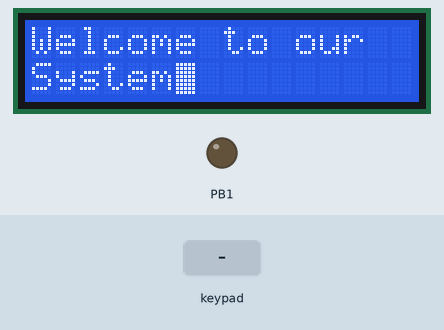
A program run on a simulated ATmega32, built with avr-gcc and emulated at 8 MHz. On the bench: 16×2 character LCD, output pins drawn as LEDs (lit = HIGH). Wiring (inferred from the names in the program): 4×4 keypad with keys 7 8 9 A 4 5 6 B 1 2 3 C E 0 F D: rows PD0, PD1, PD2, PD3; columns PD4, PD5, PD6, PD7; character LCD (HD44780): RS PB0; E PB2; data PA0, PA1, PA2, PA3, PA4, PA5, PA6, PA7. Inputs (shaded band) come from the test bench. EEPROM starts erased; pins used as bus, display or sensor lines are not drawn.

Above: at 1.2 s.
1.3 s: keypad keys 1 2 3 4 A pressed 0.4 s apart
At 5.3 s:
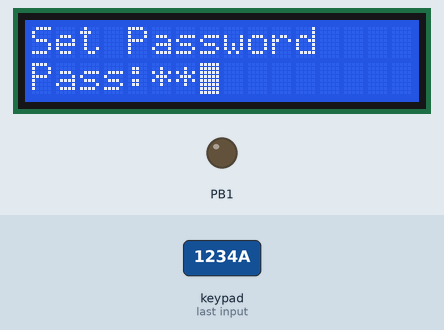
5.7 s: key 'A' pressed
At 6.5 s:
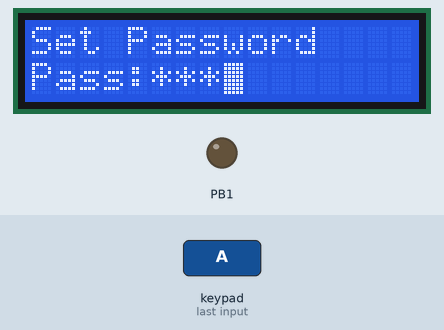
7.5 s: keypad keys 1 2 3 4 D pressed 0.4 s apart
At 11.0 s:
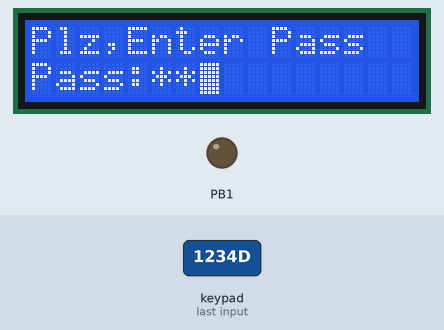
11.3 s: key 'B' pressed
At 12.1 s:
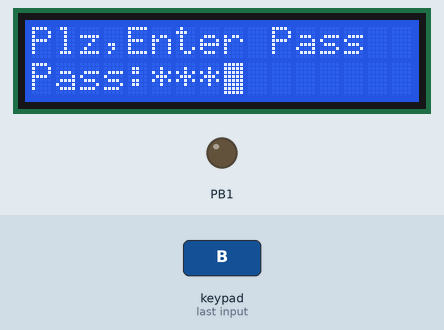
13.1 s: key 'C' pressed
At 15.0 s:
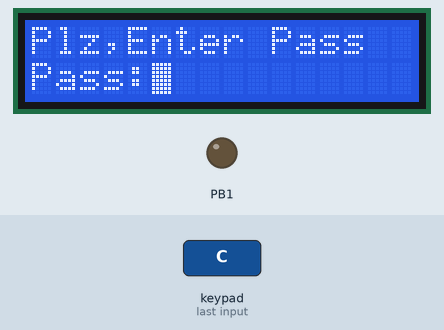
16.1 s: keypad keys 1 3 9 7 A pressed 0.4 s apart
At 19.8 s:
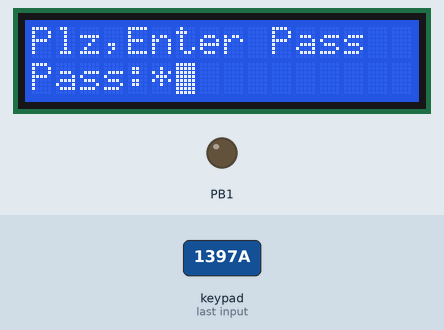
Timing chart, 0 to 21.3 s (numbered marks = the images above; inputs shaded):
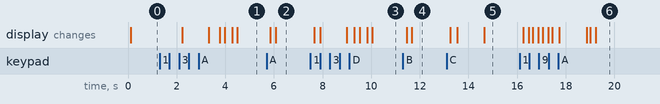

The program:

main.c
```c
/*
 * main.c
 *
 *  Created on: Aug 12, 2021
 *      Author: ibrahim
 */
#include "../LIB/STD_TYPES/STD_TYPES.h"
#include  "../LIB/BIT_MATH/BIT_MATH.h"

#include "../MCAL/DIO/GPIO_interface.h"
#include "../MCAL/EEPROM/EEPROM_interface.h"
#include "../MCAL/SPI/SPI_interface.h"
#include "../HAL/LCD/CLCD_interface.h"
#include "../HAL/KeyPad/KEYPAD_interface.h"
#include "util/delay.h"

#include "Application.h"


int main(void)
{
	u8 FirstTimeLogin = 0;
	u8 Pressed_Key = 0;
	u8 FirstDigPlace = 6;
	u8 LoopIterator = 0;
	u8 EnteredPassword[PASS_SIZE];
	u8 ReadEEPROMPassword[PASS_SIZE];
	s8 NumberOfTries = MAX_TRIES;
	u8 Local_u8Check = 0;
	u8 Local_u8LoginFinished = 0;

	CLCD_voidInit(); // initialize the LCD
	KEYPAD_voidInit(); // initialize the LCD

	/* Set the Password for First Time */
	EEPROM_voidReadByte(FIRST_RUN_FLAG_ADDRESS,&FirstTimeLogin);

	SPI_MasterConfigs_t MASTER ;
	MASTER.Mode = SPI_MASTER;
	MASTER.Spi_Interrupt = SPI_DISABLE_INTERRUPT;
	MASTER.Spi_ClockPhase = SPI_LEADING_SETUP;
	MASTER.Spi_ClockPolarity = SPI_LEADING_FALLING;
	MASTER.Spi_DataOrder = SPI_MSB_FIRST;
	MASTER.Spi_Speed = FCLK_16;
	MASTER.Spi_State = SPI_ENABLE;
	SPI_u8SetMasterConfigs(&MASTER);

	while(FirstTimeLogin == 0xFF)
	{
		/* LCD_Messages */
		CLCD_voidSendString((u8*)"Welcome to our");
		CLCD_voidGoToX_Y(CLCD_ROW2, CLCD_COL1);
		CLCD_voidSendString((u8*)"System");
		_delay_ms(2000);
		CLCD_voidClearScreen();
		CLCD_voidGoToX_Y(CLCD_ROW1, CLCD_COL1);
		CLCD_voidSendString((u8*)"Login for first");
		CLCD_voidGoToX_Y(CLCD_ROW2, CLCD_COL1);
		CLCD_voidSendString((u8*)"Time");
		_delay_ms(1000);
		CLCD_voidClearScreen();
		CLCD_voidGoToX_Y(CLCD_ROW1, CLCD_COL1);
		CLCD_voidSendString((u8*)"Set Password");
		CLCD_voidGoToX_Y(CLCD_ROW2, CLCD_COL1);
		CLCD_voidSendString((u8*)"Pass:");
		for(LoopIterator = 0; LoopIterator < PASS_SIZE; LoopIterator++)
		{
			do
			{
				Pressed_Key = KEYPAD_voidGetPressedButton();
			}while(Pressed_Key == NOT_PRESSED);

			CLCD_voidGoToX_Y(CLCD_ROW2, FirstDigPlace);
			CLCD_voidSendCharacter(Pressed_Key);
			EnteredPassword[LoopIterator] = Pressed_Key;
			_delay_ms(200);
			CLCD_voidGoToX_Y(CLCD_ROW2, FirstDigPlace);
			CLCD_voidSendCharacter('*');
			FirstDigPlace++ ;
		}
		EEPROM_voidWriteBlock(PASSWORD_BASE_ADDRESS, PASS_SIZE, EnteredPassword);
		EEPROM_voidWriteByte(FIRST_RUN_FLAG_ADDRESS, 0);
		CLCD_voidClearScreen();
		CLCD_voidSendString((u8*)"Password Saved");
		_delay_ms(1000);
		CLCD_voidClearScreen();
		EEPROM_voidReadByte(FIRST_RUN_FLAG_ADDRESS,&FirstTimeLogin);
		FirstDigPlace = 6;
		Pressed_Key =NOT_PRESSED;
	}

	while(1)
	{

		while( (NumberOfTries>0 ) && (Local_u8LoginFinished == 0 ) ){
			CLCD_voidGoToX_Y(CLCD_ROW1, CLCD_COL1);
			CLCD_voidSendString((u8*)"Plz,Enter Pass");
			CLCD_voidGoToX_Y(CLCD_ROW2, CLCD_COL1);
			CLCD_voidSendString((u8*)"Pass:");
			for(LoopIterator = 0; LoopIterator < PASS_SIZE; LoopIterator++)
			{
				do
				{
					Pressed_Key = KEYPAD_voidGetPressedButton();
				}while(Pressed_Key == NOT_PRESSED);
				CLCD_voidGoToX_Y(CLCD_ROW2, FirstDigPlace);
				CLCD_voidSendCharacter(Pressed_Key);
				_delay_ms(200);
				CLCD_voidGoToX_Y(CLCD_ROW2, FirstDigPlace);
				CLCD_voidSendCharacter('*');
				EnteredPassword[LoopIterator] = Pressed_Key;
				Pressed_Key = NOT_PRESSED;
				FirstDigPlace++;
			}
			/* Read Password from EEPROM and Compare With the Entered Password */

			EEPROM_voidReadBlock(PASSWORD_BASE_ADDRESS,PASS_SIZE, ReadEEPROMPassword );
			Local_u8Check = ComparePass(EnteredPassword, ReadEEPROMPassword, PASS_SIZE);
			if(Local_u8Check==1)
			{
				CLCD_voidClearScreen();
				CLCD_voidGoToX_Y(CLCD_ROW1, CLCD_COL1);
				CLCD_voidSendString((u8*)"Welcome..");
				Local_u8LoginFinished = 1;
				break;
			}
			else{
				CLCD_voidClearScreen();
				CLCD_voidGoToX_Y(CLCD_ROW1, CLCD_COL1);
				CLCD_voidSendString((u8*)"Wrong PassWord..");
				CLCD_voidGoToX_Y(CLCD_ROW2, CLCD_COL1);
				CLCD_voidSendString((u8*)"Try again ");
				_delay_ms(1000);
				CLCD_voidClearScreen();
				Local_u8LoginFinished = 0;
				NumberOfTries -=1;
				FirstDigPlace = 6;
			}
		}

		if(Local_u8LoginFinished == 1)
		{
			/* Open the Door */
			SPI_u8TransmitReceive(OPEN_DOOR);
			do
			{
				Pressed_Key = KEYPAD_voidGetPressedButton();

			}while(Pressed_Key == NOT_PRESSED || Pressed_Key!= 'C');
			SPI_u8TransmitReceive(CLOSE_DOOR);
		}
		else
		{
			CLCD_voidClearScreen();
			CLCD_voidGoToX_Y(CLCD_ROW1 , CLCD_COL1);
			CLCD_voidSendString((u8*)"No more tries");
			CLCD_voidGoToX_Y(CLCD_ROW2 , CLCD_COL1);
			CLCD_voidSendString((u8*)"wait 20 sec");
			_delay_ms(20000);
			Local_u8LoginFinished = 0;
			NumberOfTries = MAX_TRIES;
		}

	}

	return 0;
}
```

Application.c
```c
/*
 * Application.c
 *
 *  Created on: Aug 30, 2021
 *      Author: ibrahim
 */


#include "../LIB/STD_TYPES/STD_TYPES.h"
#include "../LIB/BIT_MATH/BIT_MATH.h"

u8 ComparePass(u8 * Copy_ptrArray1, u8 * Copy_ptrArray2 , u8 Copy_u8ArraySize)
{
	u8 Local_u8CheckResult = 1;
	u8 Local_u8LoopIterator = 0;
	for(Local_u8LoopIterator = 0; Local_u8LoopIterator < Copy_u8ArraySize; Local_u8LoopIterator++)
	{
		if( Copy_ptrArray1[Local_u8LoopIterator] != Copy_ptrArray2[Local_u8LoopIterator])
		{
			Local_u8CheckResult = 0;
			break;
		}
		else
		{
			continue;
		}
	}
	return Local_u8CheckResult;
}
```

Application.h
```c
/*
 * Application.h
 *
 *  Created on: Aug 30, 2021
 *      Author: ibrahim
 */

#ifndef APPLICATION_APPLICATION_H_
#define APPLICATION_APPLICATION_H_

#define MOTOR_1		GPIOC , PIN1
#define MOTOR_2		GPIOC , PIN2

#define NOT_PRESSED 		0
#define PASS_SIZE			4
#define OPEN_DOOR			1
#define CLOSE_DOOR			0
#define MAX_TRIES			3
#define PASSWORD_BASE_ADDRESS		 0x00
#define FIRST_RUN_FLAG_ADDRESS		(0x05)

u8 ComparePass(u8 * Copy_ptrArray1, u8 * Copy_ptrArray2 , u8 Copy_u8ArraySize);

#endif /* APPLICATION_APPLICATION_H_ */
```

KEYPAD_config.h
```c
/*
 * KEYPAD_config.h
 *
 *  Created on: Jun 27, 2021
 *      Author: ibrahim
 */

#ifndef HAL_KEYPAD_KEYPAD_CONFIG_H_
#define HAL_KEYPAD_KEYPAD_CONFIG_H_


#define KPAD_ROW_START		PIN0
#define KPAD_ROW_END		PIN3

#define KPAD_COL_START		PIN4
#define KPAD_COL_END		PIN7

/*
 * Example :
 * #define KPAD_ROW0   PIN0
 * */
/*
 * KPAD_ROW_PORT Options :
 * 	GPIOA
 * 	GPIOB,
 * 	GPIOC,
 * 	GPIOD
 * 	*/
#define KPAD_ROW_PORT	GPIOD
#define KPAD_ROW0 	 	PIN0
#define KPAD_ROW1	 	PIN1
#define KPAD_ROW2	 	PIN2
#define KPAD_ROW3	 	PIN3

/*
 * Example :
 * #define KPAD_ROW0   PIN0
 * */
/*
 * KPAD_ROW_PORT Options :
 * 	GPIOA
 * 	GPIOB,
 * 	GPIOC,
 * 	GPIOD
 * 	*/
#define KPAD_COL_PORT	GPIOD
#define KPAD_COL0	 	PIN4
#define KPAD_COL1	 	PIN5
#define KPAD_COL2	 	PIN6
#define KPAD_COL3	 	PIN7

u8 KEYPAD_Map[4][4]= {	/*Col0  Col1	Col2	Col3*/
		{'7',	'8', 	'9', 	'A'}, /*Row0*/
		{'4', 	'5', 	'6', 	'B'}, /*Row1*/
		{'1', 	'2', 	'3', 	'C'}, /*Row2*/
		{'E', 	'0', 	'C', 	'D'}  /*Row3*/
};


#endif /* HAL_KEYPAD_KEYPAD_CONFIG_H_ */
```

CLCD_config.h
```c
/********************************************************************************************/
/* Author 		: Ibrahim Saber 												 			*/
/* Date 		: 9/11/2020 														 		*/
/* Version 		: V00 																		*/
/* SWC			: LCD 2*16															 		*/
/********************************************************************************************/

#ifndef HAL_CLCD_CONFIG_H_
#define HAL_CLCD_CONFIG_H_

/* Options :
 * 			GPIOA
 * 			GPIOB
 * 			GPIOC
 * 			GPIOD
 * 							 */
#define CLCD_DATA_PORT		GPIOA

/* Example
 * define CLCD_RS 			GPIOB, PIN7 */

#define CLCD_RS 			GPIOB, PIN0
#define CLCD_RW				GPIOB, PIN1
#define CLCD_EN				GPIOB, PIN2


#endif /* HAL_CLCD_CONFIG_H_ */
```

KEYPAD_interface.h
```c
/*
 * KEYPAD_interface.h
 *
 *  Created on: Jun 28, 2021
 *      Author: ibrahim
 */

#ifndef HAL_KEYPAD_KEYPAD_INTERFACE_H_
#define HAL_KEYPAD_KEYPAD_INTERFACE_H_

void KEYPAD_voidInit(void);

u8 KEYPAD_voidGetPressedButton(void);

#endif /* HAL_KEYPAD_KEYPAD_INTERFACE_H_ */
```

KEYPAD_program.c
```c
/*
 * KEYPAD_program.c
 *
 *  Created on: Jun 27, 2021
 *      Author: ibrahim
 */
#include "../../LIB/STD_TYPES/STD_TYPES.h"
#include "../../LIB/BIT_MAth/BIT_MATH.h"
#include "../../MCAL/DIO/GPIO_interface.h"

#include "KEYPAD_interface.h"
#include "KEYPAD_config.h"
#include "KEYPAD_private.h"
#include "util/delay.h"


void KEYPAD_voidInit(void)
{
	/* Set the Directions of Rows as Input */
	GPIO_voidSetPinDir(KPAD_ROW_PORT,KPAD_ROW0, INPUT);
	GPIO_voidSetPinDir(KPAD_ROW_PORT,KPAD_ROW1, INPUT);
	GPIO_voidSetPinDir(KPAD_ROW_PORT,KPAD_ROW2, INPUT);
	GPIO_voidSetPinDir(KPAD_ROW_PORT,KPAD_ROW3, INPUT);
	/* Configure the Pins of ROWS PULL UP */
	GPIO_voidSetPinVal(KPAD_ROW_PORT,KPAD_ROW0, HIGH );
	GPIO_voidSetPinVal(KPAD_ROW_PORT,KPAD_ROW1, HIGH );
	GPIO_voidSetPinVal(KPAD_ROW_PORT,KPAD_ROW2, HIGH );
	GPIO_voidSetPinVal(KPAD_ROW_PORT,KPAD_ROW3, HIGH );
	/* Set the Columns Pins as PUTPUT PINS */
	GPIO_voidSetPinDir(KPAD_COL_PORT,KPAD_COL0, OUTPUT);
	GPIO_voidSetPinDir(KPAD_COL_PORT,KPAD_COL1, OUTPUT);
	GPIO_voidSetPinDir(KPAD_COL_PORT,KPAD_COL2, OUTPUT);
	GPIO_voidSetPinDir(KPAD_COL_PORT,KPAD_COL3, OUTPUT);

	GPIO_voidSetPinVal(KPAD_COL_PORT,KPAD_COL0, HIGH );
	GPIO_voidSetPinVal(KPAD_COL_PORT,KPAD_COL1, HIGH );
	GPIO_voidSetPinVal(KPAD_COL_PORT,KPAD_COL2, HIGH );
	GPIO_voidSetPinVal(KPAD_COL_PORT,KPAD_COL3, HIGH );

}

u8 KEYPAD_voidGetPressedButton(void)
{
	u8 Loc_ColIterator = 0;
	u8 Loc_RowIterator = 0;
	u8 Loc_PressedValue = 0;
	u8 Loc_ReturnData = 0;
	for(Loc_ColIterator = (0+KPAD_COL_START); Loc_ColIterator<=KPAD_COL_END ; Loc_ColIterator++)
	{
		GPIO_voidSetPinVal(KPAD_COL_PORT, Loc_ColIterator, LOW);

		for(Loc_RowIterator = (0+KPAD_ROW_START); Loc_RowIterator<=KPAD_ROW_END ; Loc_RowIterator++)
		{
			Loc_PressedValue = GPIO_u8ReadPin( KPAD_ROW_PORT, Loc_RowIterator);
			if (Loc_PressedValue == 0)
			{
				_delay_ms(50);
				Loc_PressedValue = GPIO_u8ReadPin( KPAD_ROW_PORT,Loc_RowIterator);
				if (Loc_PressedValue == 0)
				{
					Loc_ReturnData=KEYPAD_Map[Loc_RowIterator - KPAD_ROW_START][Loc_ColIterator - KPAD_COL_START];
				}
				Loc_PressedValue = GPIO_u8ReadPin( KPAD_ROW_PORT,Loc_RowIterator);
				while(Loc_PressedValue == 0)
				{
					Loc_PressedValue = GPIO_u8ReadPin( KPAD_ROW_PORT,Loc_RowIterator);
				}
				break;
			}
		}
		GPIO_voidSetPinVal(KPAD_COL_PORT, Loc_ColIterator,HIGH);
	}
	return Loc_ReturnData;

}
```

CLCD_interface.h
```c
/********************************************************************************************/
/* Author 		: Ibrahim Saber 												 			*/
/* Date 		: 9/11/2020 														 		*/
/* Version 		: V00 																		*/
/* SWC			: LCD 2*16															 		*/
/********************************************************************************************/

#ifndef HAL_CLCD_INTERFACE_H_
#define HAL_CLCD_INTERFACE_H_

void CLCD_voidInit(void);

void CLCD_voidSendCommand	( 	u8 Copy_u8Command			);
void CLCD_voidSendCharacter	( 	u8 Copy_u8Char				);
void CLCD_voidSendString	( 	u8 * Copy_ptrString			);
void CLCD_voidSendNumber	( 	u64 Copy_u64Number			);
void CLCD_voidGoToX_Y		( 	u8 Copy_u8Row ,u8 Copy_u8Col 	);
void CLCD_voidDrwaExxtraChar(	u8 Copy_u8Row ,u8 Copy_u8Col , u8 *Copy_u8ArrayChars);
void CLCD_voidClearScreen(void);

#define CLCD_EIGHT_BIT_TWO_LINE_5_8		0b00111100
#define CLCD_EIGHT_BIT_TWO_LINE_5_7		0b00111000
#define CLCD_FOUR_BIT_ONE_LINE_5_8		0b00110100
#define CLCD_FOUR_BIT_ONE_LINE_5_7		0b00110000
#define CLCD_DISPLAY_ON_CURSOR_ON		0b00001111
#define CLCD_DISPLAY_ON_CURSOR_OFF		0b00001100
#define CLCD_DISPLAY_OFF				0b00001000
#define CLCD_DISPLAY_CLEAR				0b00000001
#define CLCD_SHIFT_DISABEL				0b00000110
#define CLCD_SHIFT_LEFT					0b00000111
#define CLCD_SHIFT_RIGHT				0b00000101
#define CLCD_SET_DDRAM_ADDRESS			0x80
#define CLCD_SET_CGRAM_ADDRESS			0x40

#define CLCD_ROW1			1
#define CLCD_ROW2			2
#define CLCD_COL1           1
#define CLCD_COL2           2
#define CLCD_COL3           3
#define CLCD_COL4           4
#define CLCD_COL5           5
#define CLCD_COL6           6
#define CLCD_COL7           7
#define CLCD_COL8           8
#define CLCD_COL9           9
#define CLCD_COL10          10
#define CLCD_COL11          11
#define CLCD_COL12          12
#define CLCD_COL13          13
#define CLCD_COL14          14
#define CLCD_COL15          15
#define CLCD_COL16		    16

#endif /* HAL_CLCD_INTERFACE_H_ */
```

CLCD_program.c
```c
/********************************************************************************************/
/* Author 		: Ibrahim Saber 												 			*/
/* Date 		: 9/11/2020 														 		*/
/* Version 		: V00 																		*/
/* SWC			: LCD 2*16															 		*/
/********************************************************************************************/
#include "../../LIB/STD_TYPES/STD_TYPES.h"
#include "../../LIB/BIT_MATH/BIT_MATH.h"

#include "../../MCAL/DIO/GPIO_interface.h"

#include "CLCD_interface.h"
#include "CLCD_config.h"
#include "CLCD_private.h"
#include "util/delay.h"


void CLCD_voidInit(void)
{
	GPIO_voidSetPortDir	(	CLCD_DATA_PORT	, 	0xFF	);
	GPIO_voidSetPinDir	(	CLCD_RW			,	OUTPUT	);
	GPIO_voidSetPinDir	(	CLCD_EN			,	OUTPUT	);
	GPIO_voidSetPinDir	(	CLCD_RS			,	OUTPUT	);
	_delay_ms(50);
	CLCD_voidSendCommand	( CLCD_EIGHT_BIT_TWO_LINE_5_8 );
	_delay_ms(1);
	CLCD_voidSendCommand	( CLCD_DISPLAY_ON_CURSOR_ON   );
	_delay_ms(1);
	CLCD_voidSendCommand	( CLCD_DISPLAY_CLEAR          );
	_delay_ms(2);
	CLCD_voidSendCommand	( CLCD_SHIFT_DISABEL          );

}

void CLCD_voidSendCommand	( u8 Copy_u8Command		)
{
	/*
	 * Send Command --> Write '0' to the RS Pin of LCD
	 * Writing to the LCD --> Write '0' to  RW Pin of the LCD
	 *   */
	GPIO_voidSetPortVal	(	CLCD_DATA_PORT	, Copy_u8Command	);
	GPIO_voidSetPinVal	(	CLCD_RS			, LOW				);
	GPIO_voidSetPinVal	(	CLCD_RW			, LOW				);

	/*Send Trigger to EN Pin*/
	CLCD_voidSendEnableTrigger();
}
void CLCD_voidSendCharacter	( u8 Copy_u8Char		)
{
	/*
	 * Send Data --> Write '1' to the RS Pin of LCD
	 * Writing to the LCD --> Write '0' to  RW Pin of the LCD
	 *  */
	GPIO_voidSetPortVal ( 	CLCD_DATA_PORT	, Copy_u8Char	);
	GPIO_voidSetPinVal 	( 	CLCD_RS       	, HIGH			);
	GPIO_voidSetPinVal 	( 	CLCD_RW			, LOW			);
	/*Send Trigger to EN Pin*/
	CLCD_voidSendEnableTrigger();
}
void CLCD_voidSendString	( u8 * Copy_ptrString	)
{
	u8 LOC_u8CharCounter = 0;
	while( Copy_ptrString[LOC_u8CharCounter] != '\0')
	{
		CLCD_voidSendCharacter(Copy_ptrString[LOC_u8CharCounter++]);
	}
}
void CLCD_voidSendNumber	( u64 Copy_u64Number	)
{
	u64 LOC_u64Reversed = 1;
	if(Copy_u64Number == 0)
	{
		CLCD_voidSendCharacter('0');
	}
	else
	{

		while(Copy_u64Number != 0)
		{
			LOC_u64Reversed = (LOC_u64Reversed*10) + (Copy_u64Number%10);
			Copy_u64Number/=10;
		}
		while(LOC_u64Reversed != 1)
		{
			CLCD_voidSendCharacter( ( LOC_u64Reversed%10) + 48 );
			LOC_u64Reversed/=10;
		}
	}
}

static void CLCD_voidSendEnableTrigger(void)
{
	GPIO_voidSetPinVal(CLCD_EN, HIGH);
	_delay_ms(1);
	GPIO_voidSetPinVal(CLCD_EN, LOW);
	_delay_ms(1);
}
void CLCD_voidGoToX_Y		( 	u8 Copy_u8Row , u8 Copy_u8Col 	)
{
	if( Copy_u8Row == CLCD_ROW1 )
	{
		CLCD_voidSendCommand(CLCD_SET_DDRAM_ADDRESS + ( Copy_u8Col - 1 ) );
	}
	else if( Copy_u8Row == CLCD_ROW2 )
	{
		CLCD_voidSendCommand(CLCD_SET_DDRAM_ADDRESS + 0x40 + ( Copy_u8Col - 1 ) );
	}
}
void CLCD_voidDrwaExxtraChar(	u8 Copy_u8Row ,u8 Copy_u8Col , u8 * Copy_u8ArrayChars)
{
	u8 LOC_u8Iterrator = 0;
	/* Go To CGRAM */
	CLCD_voidSendCommand ( CLCD_SET_CGRAM_ADDRESS );
	/* Draw The Character */
	for(LOC_u8Iterrator = 0; LOC_u8Iterrator< 8; LOC_u8Iterrator++ )
	{
		CLCD_voidSendCharacter(Copy_u8ArrayChars[LOC_u8Iterrator]);
	}
	CLCD_voidGoToX_Y( Copy_u8Row, Copy_u8Col );
	for(LOC_u8Iterrator = 0; LOC_u8Iterrator< 8; LOC_u8Iterrator++ )
	{
		CLCD_voidSendCharacter(LOC_u8Iterrator);
	}
}

void CLCD_voidClearScreen(void)
{
	CLCD_voidSendCommand(CLCD_DISPLAY_CLEAR);
	_delay_ms(2);
}
```

KEYPAD_private.h
```c
/*
 * KEYPAD_private.h
 *
 *  Created on: Jun 27, 2021
 *      Author: ibrahim
 */

#ifndef HAL_KEYPAD_KEYPAD_PRIVATE_H_
#define HAL_KEYPAD_KEYPAD_PRIVATE_H_


#endif /* HAL_KEYPAD_KEYPAD_PRIVATE_H_ */
```

CLCD_private.h
```c
/********************************************************************************************/
/* Author 		: Ibrahim Saber 												 			*/
/* Date 		: 9/11/2020 														 		*/
/* Version 		: V00 																		*/
/* SWC			: LCD 2*16															 		*/
/********************************************************************************************/

#ifndef HAL_CLCD_PRIVATE_H_
#define HAL_CLCD_PRIVATE_H_

static void CLCD_voidSendEnableTrigger(void);

#endif /* HAL_CLCD_PRIVATE_H_ */
```

BIT_MATH.h
```c
/*****************************************************************************************/
/* Author 		: Ibrahim Saber 														 */
/* Date 			: 9/11/2020 													 	 */
/* Version 		: V00 														 			 */
/*****************************************************************************************/

#ifndef BIT_MATH_H
#define BIT_MATH_H

#define SET_BIT(REG,BIT)      ( REG |= (1<<BIT) )
#define CLR_BIT(REG,BIT)      ( REG &= ~(1<<BIT))
#define TOGGLE_BIT(REG,BIT)   ( REG ^= (1<<BIT) )
#define GET_BIT(REG,BIT)      (( REG >> BIT) &1 )


#endif
```

STD_TYPES.h
```c
/****************************************************************************************/
/* Author 		: Ibrahim Saber 												 */
/* Date 			: 9/11/2020 													 */
/* Version 		: V00 														 */
/****************************************************************************************/
#ifndef STD_TYPES_H
#define STD_TYPES_H

typedef unsigned char       u8 ;
typedef signed char   		s8 ;

typedef unsigned short int  u16;
typedef signed short int    s16;

typedef unsigned long 	    u32;
typedef signed long     	s32;

typedef unsigned long long  u64;
typedef signed long long    s64;

typedef float 				f32;
typedef double 	            f64;

#define NULL 				0x00
#define STD_NOK				0
#define STD_OK				1

#endif
```

GPIO_config.h
```c
/****************************************************************************************/
/* Author 		: Ibrahim Saber 												 		*/
/* Date 		: 9/11/2020 													 		*/
/* Version 		: V00 														 			*/
/****************************************************************************************/
#ifndef GPIO_CONFIG_H
#define GPIO_CONFIG_H

#endif
```

EEPROM_config.h
```c
/*
 * EEPROM_config.h
 *
 *  Created on: Aug 12, 2021
 *      Author: ibrahim
 */

#ifndef MCAL_EEPROM_EEPROM_CONFIG_H_
#define MCAL_EEPROM_EEPROM_CONFIG_H_


#endif /* MCAL_EEPROM_EEPROM_CONFIG_H_ */
```

Source omitted: GPIO_interface.h (4560 bytes), GPIO_private.h (1109 bytes), GPIO_program.c (15169 bytes), EEPROM_interface.h (580 bytes), EEPROM_private.h (421 bytes), EEPROM_program.c (1797 bytes), SPI_config.h (181 bytes), SPI_interface.h (1597 bytes), SPI_private.h (490 bytes), SPI_program.c (1912 bytes)

Measured:
- after the input at 5.7 s, the display: first changes after 0.15 s (image 2 shows a later state)
- after the input at 7.5 s, the display: first changes after 0.15 s (image 3 shows a later state)
- after the input at 11.3 s, the display: first changes after 0.15 s (image 4 shows a later state)
- after the input at 13.1 s, the display: first changes after 0.15 s (image 5 shows a later state)
- after the input at 16.1 s, the display: first changes after 0.15 s (image 6 shows a later state)
